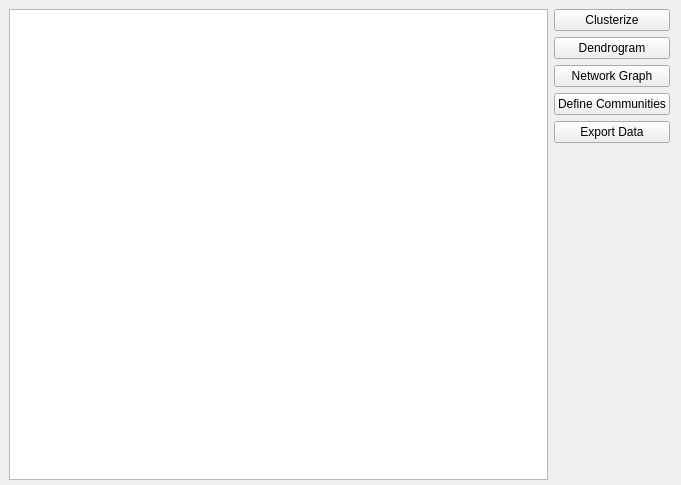
<?xml version="1.0" encoding="UTF-8"?>
<ui version="4.0">
 <class>Clusterize</class>
 <widget class="QWidget" name="Clusterize">
  <property name="geometry">
   <rect>
    <x>0</x>
    <y>0</y>
    <width>681</width>
    <height>485</height>
   </rect>
  </property>
  <property name="windowTitle">
   <string>Clusterization</string>
  </property>
  <widget class="QWidget" name="horizontalLayoutWidget">
   <property name="geometry">
    <rect>
     <x>9</x>
     <y>9</y>
     <width>661</width>
     <height>471</height>
    </rect>
   </property>
   <layout class="QHBoxLayout" name="horizontalLayout">
    <item>
     <widget class="QTableView" name="clustering_tableview"/>
    </item>
    <item>
     <layout class="QVBoxLayout">
      <property name="leftMargin">
       <number>0</number>
      </property>
      <item>
       <widget class="QPushButton" name="clusterize_button">
        <property name="text">
         <string>Clusterize</string>
        </property>
       </widget>
      </item>
      <item>
       <widget class="QPushButton" name="dendrogram_button">
        <property name="text">
         <string>Dendrogram</string>
        </property>
       </widget>
      </item>
      <item>
       <widget class="QPushButton" name="network_graph_button">
        <property name="text">
         <string>Network Graph</string>
        </property>
       </widget>
      </item>
      <item>
       <widget class="QPushButton" name="define_communities_button">
        <property name="text">
         <string>Define Communities</string>
        </property>
       </widget>
      </item>
      <item>
       <widget class="QPushButton" name="export_data_button">
        <property name="text">
         <string>Export Data</string>
        </property>
       </widget>
      </item>
      <item>
       <spacer name="verticalSpacer">
        <property name="orientation">
         <enum>Qt::Vertical</enum>
        </property>
        <property name="sizeHint" stdset="0">
         <size>
          <width>20</width>
          <height>40</height>
         </size>
        </property>
       </spacer>
      </item>
     </layout>
    </item>
   </layout>
  </widget>
 </widget>
 <resources/>
 <connections/>
</ui>
